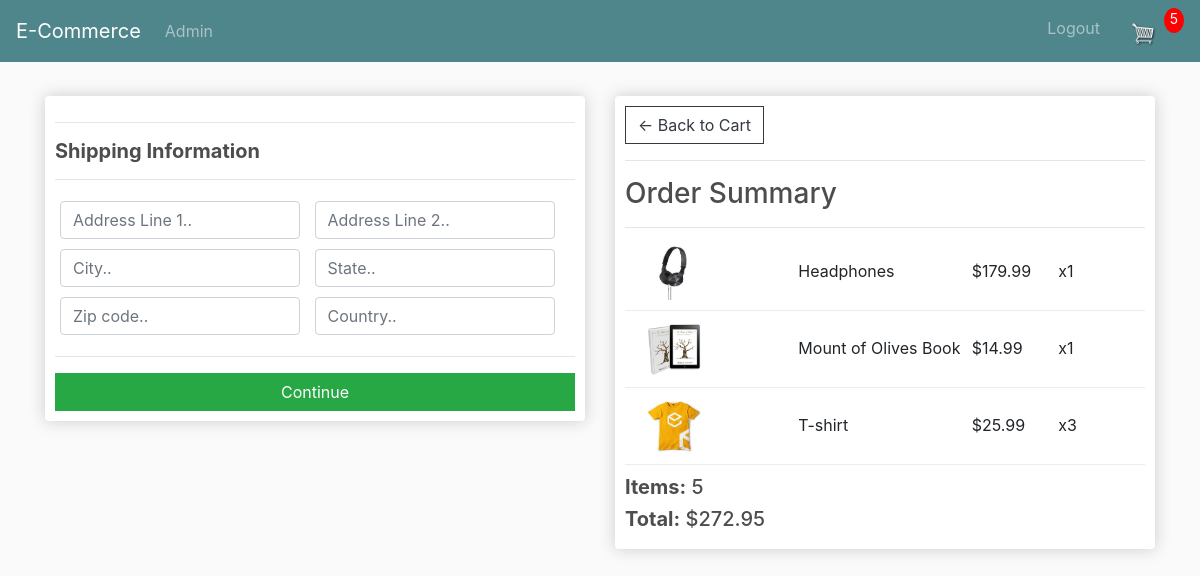
Screenshot of /checkout/ (signed in) with the database file from the repository.
### store/models.py (models this page shows, shortened)
class OrderItem(models.Model):
    product = models.ForeignKey(Product, on_delete=models.SET_NULL, blank=True, null=True)
    cart = models.ForeignKey(Order, on_delete=models.SET_NULL, blank=True, null=True)
    quantity = models.IntegerField(default=0, null=True, blank=True)
    date_added = models.DateTimeField(auto_now_add=True)
    @property
    def get_total(self):
        total = self.product.price * self.quantity
        return total

class Product(models.Model):
    name = models.CharField(max_length=200, null=True, blank=True)
    price = models.FloatField()
    digital = models.BooleanField(default=False, null=True, blank=True)
    image = models.ImageField(null=True, blank=True)
    @property
    def imageURL(self):
        try:
            url = self.image.url
        except:
            url='static/images/ProductTemplate.png'
        return url

class Order(models.Model):
    customer = models.ForeignKey(Customer, on_delete=models.SET_NULL, blank=True, null=True)
    date_ordered = models.DateTimeField(auto_now_add=True)
    complete = models.BooleanField(default=False, null=True, blank=True)
    transaction_id = models.CharField(max_length=200, null=True)
    @property
    def shipping(self):
        shipping = False
        orderitems = self.orderitem_set.all()
        for i in orderitems:
            if i.product.digital == False:
                shipping = True
        return shipping
    @property
    def get_cart_total(self):
        orderitems = self.orderitem_set.all()
        total = sum([item.get_total for item in orderitems])
        return total
    @property
    def get_cart_items(self):
        orderitems = self.orderitem_set.all()
        total = sum([item.quantity for item in orderitems])
        return total

### store/views.py (the view)
# urls.py: path('checkout/', views.checkout, name='checkout'),
def checkout(request):
    if request.user.is_authenticated:
        customer = request.user.customer
        order, created = Order.objects.get_or_create(customer=customer, complete=False)
        items = order.orderitem_set.all()
        cartItems = order.get_cart_items
    else:
        items = []
        order = {'get_cart_items':0, 'get_cart_total':0, 'shipping':False}
        cartItems = order['get_cart_items']
    context = {'items':items, 'order':order, 'cartItems':cartItems}
    return render(request,"store/checkout.html",context)

### store/templates/store/checkout.html (shortened to what this page needs)
{% extends 'store/base.html' %}
{% load static %}
{% block content %}
    <div class="row">
        <div class="col-lg-6">
            <div class="box-element" id="form-wrapper">
                <form id="form">
                    <div id="shipping-info">
                        <hr>
                        <h5><strong>Shipping Information</strong></h5>
                        <hr>
                        <div class="form-field">
							<input required class="form-control" type="text" name="address1" placeholder="Address Line 1..">
						</div>
                        <div class="form-field">
							<input class="form-control" type="text" name="address2" placeholder="Address Line 2..">
						</div>
                        <div class="form-field">
							<input required class="form-control" type="text" name="city" placeholder="City..">
						</div>
                        <div class="form-field">
							<input required class="form-control" type="text" name="state" placeholder="State..">
						</div>
                        <div class="form-field">
							<input required class="form-control" type="text" name="zipcode" placeholder="Zip code..">
						</div>
                        <div class="form-field">
							<input required class="form-control" type="text" name="country" placeholder="Country..">
						</div>
                    </div>
                    <hr>
                    <input id="form-button" class="btn btn-success btn-block" type="submit" value="Continue">
                </form>
            </div>
            <br>
        </div>
        <div class="col-lg-6">
            <div class="box-element">
                <a class="btn btn-outline-dark" href="{% url 'cart' %}">&#x2190; Back to Cart</a>
                <hr>
                <h3>Order Summary</h3>
                <hr>
                {% for item in items %}
                <div class="cart-row">
					<div style="flex:2;"><img class="row-image" src="{{ item.product.imageURL }}"></div>
					<div style="flex:2; margin-top: 15px;"><p>{{item.product.name}}</p></div>
					<div style="flex:1; margin-top: 15px;"><p>${{item.product.price}}</p></div>
					<div style="flex:1; margin-top: 15px;"><p>x{{item.quantity}}</p></div>
				</div>
                {% endfor %}
                <h5><strong>Items:</strong>   {{order.get_cart_items}}</h5>
				<h5><strong>Total:</strong>   ${{order.get_cart_total|floatformat:2}}</h5>
            </div>
        </div>
    </div>
{% endblock content %}

### static/css/base.css (style rules this page uses)
body { background-color: hsl(0, 0%, 98%); }
h1,h2,h3,h4,h5,h6 { color:hsl(0, 0%, 30%); }
.box-element { box-shadow:hsl(0, 0%, 80%) 0 0 16px; background-color: #fff; border-radius: 4px; padding: 10px; }
.col-lg-4, .col-lg-6, .col-lg-8, .col-lg-12 { margin-top: 10px; }
.btn { border-radius: 0; }
.row-image { width: 100px; }
.form-field { width:250px; display: inline-block; padding: 5px; }
.cart-row { display: flex; align-items: flex-stretch; padding-bottom: 10px; margin-bottom: 10px; border-bottom: 1px solid #ececec; }

### rows the page displays
OrderItem: product.imageURL (picture), product.name "Headphones", product.price "179.99", quantity "1"
OrderItem: product.imageURL (picture), product.name "Mount of Olives Book", product.price "14.99", quantity "1"
OrderItem: product.imageURL (picture), product.name "T-shirt", product.price "25.99", quantity "3"
Order: get_cart_items "5", get_cart_total "272.95"

### other values shown
{{ cartItems }} "5"
